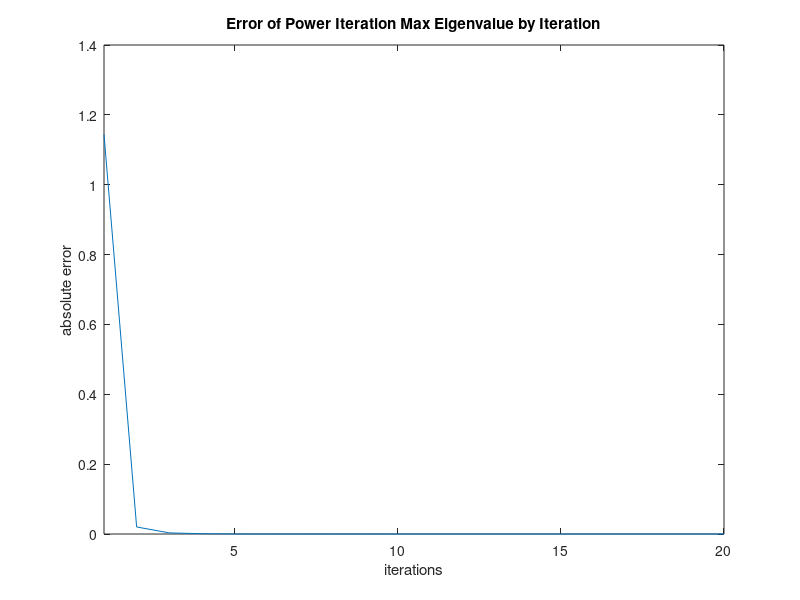
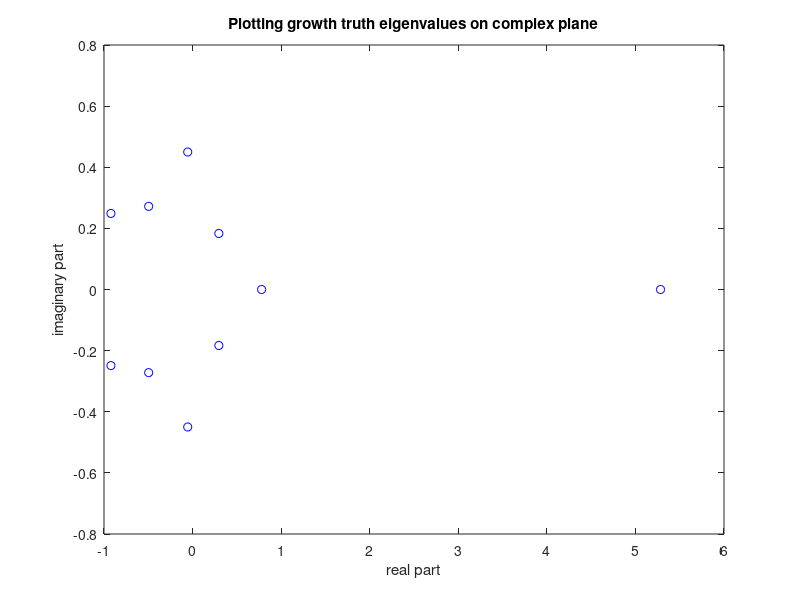
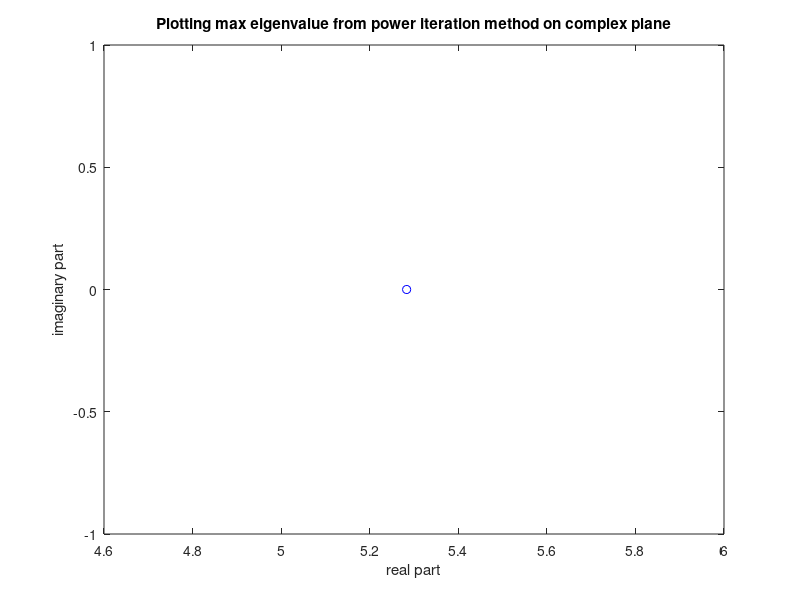

Write MATLAB code to recreate these figures, in order.
% clear the environment
clear all; close all; clc
warning('off')

% PART I d)
% Generating non-symmetric matrix
m = 10;
A = rand(m,m);
[eigenvec, eigenval] = eigs(A,m);
true_eigenval = sort(diag(eigenval)); % sorted 10x1 matrix of growth truth eigenvalues

% Power Iteration Method
true_max_eigenvalue = max(true_eigenval);
v_curr = zeros(m,1); v_curr(1) = 1;  % initial eigenvector

for k = 1:20
	w = A*v_curr;
	v_curr=w/norm(w); % normalize

	lambda(k) = v_curr'*A*v_curr; % Rayleigh Quotient
    error(k) = abs(true_max_eigenvalue - lambda(k));
end

figure(1); plot(error); xlim([1 20]); ylabel('absolute error'); xlabel('iterations'); 
title('Error of Power Iteration Max Eigenvalue by Iteration');

% checking to make sure answer is right
if ismembertol(lambda(20), true_max_eigenvalue, 10^-5) % check if max eigenvalue was found
    part_b_check = 'True';
end

% plot eigenvalues on complex plane
real_true = real(true_eigenval); imag_true = imag(true_eigenval); % true max eigenvalue
real_pi = real(lambda(20)); imag_pi = imag(lambda(20)); % power iteration max eigenvalue

figure(2);
plot(real_true,imag_true,'bo'); xlabel('real part'); ylabel('imaginary part');
title('Plotting growth truth eigenvalues on complex plane');

figure(3);
plot(real_pi,imag_pi,'bo'); xlabel('real part'); ylabel('imaginary part');
title('Plotting max eigenvalue from power iteration method on complex plane');
